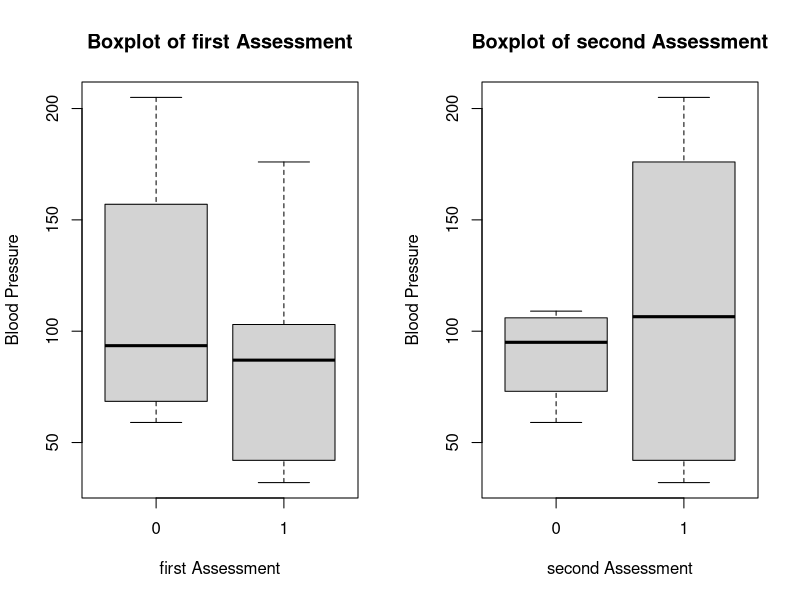
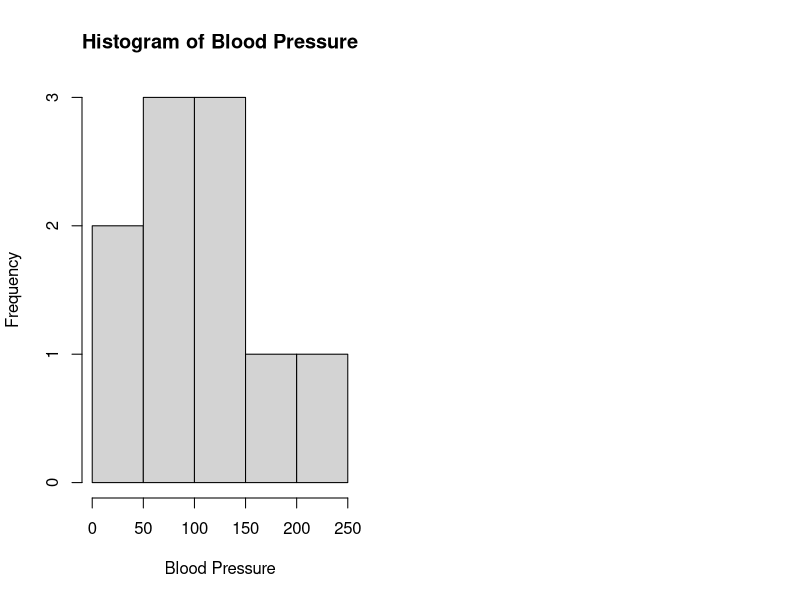

Write the R code that produced these figures, in order.
# Creating vectors based on the provided data
Freq <- c(0.6, 0.3, 0.4, 0.4, 0.2, 0.6, 0.3, 0.4, 0.9, 0.2)
bloodp <- c(103, 87, 32, 42, 59, 109, 78, 205, 135, 176)
first <- c(1, 1, 1, 1, 0, 0, 0, 0, NA, 1)
second <- c(0, 0, 1, 1, 0, 0, 1, 1, 1, 1)
finaldecision <- c(0, 1, 0, 1, 0, 1, 0, 1, 1, 1)

# Creating a dataframe
df <- data.frame(Freq, bloodp, first, second, finaldecision)

# Side-by-side boxplot

par(mfrow = c(1, 2))

boxplot(bloodp ~ first, data = df, main = "Boxplot of first Assessment", xlab = "first Assessment", ylab = "Blood Pressure")

boxplot(bloodp ~ second, data = df, main = "Boxplot of second Assessment", xlab = "second Assessment", ylab = "Blood Pressure")

# Histogram
hist(df$bloodp, main = "Histogram of Blood Pressure", xlab = "Blood Pressure")
